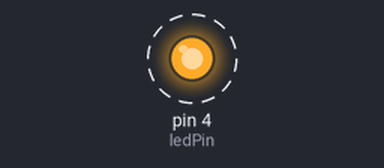
Bench run of a sketch on a simulated Arduino Uno, built with avr-gcc and run on an emulated ATmega328P. Parts: output pins drawn as LEDs (lit = HIGH). Dashed ring = blinking.

Above: at 0.12 s.
Timing chart, 0 to 3.0 s (numbered marks = the images above):
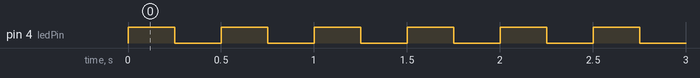

Measured:
- by itself, pin 4 (ledPin): alternates HIGH for 0.25 s and LOW for 0.25 s

The sketch:

led.ino
```cpp
int ledPin = 4;      // Digital 2 pin
int ledState = LOW;

void setup() {

  // Set up led pin
  pinMode(ledPin, OUTPUT);

  // Init usb logging
  Serial.begin(19200);

}

void loop() {

  // Toggle state
  if(ledState == LOW){
    ledState = HIGH;
  } else {
    ledState = LOW;
  }

  // Set led state
  digitalWrite(ledPin, ledState);

  // Flash with 2Hz (500 ms period)
  delay(250);
}
```
